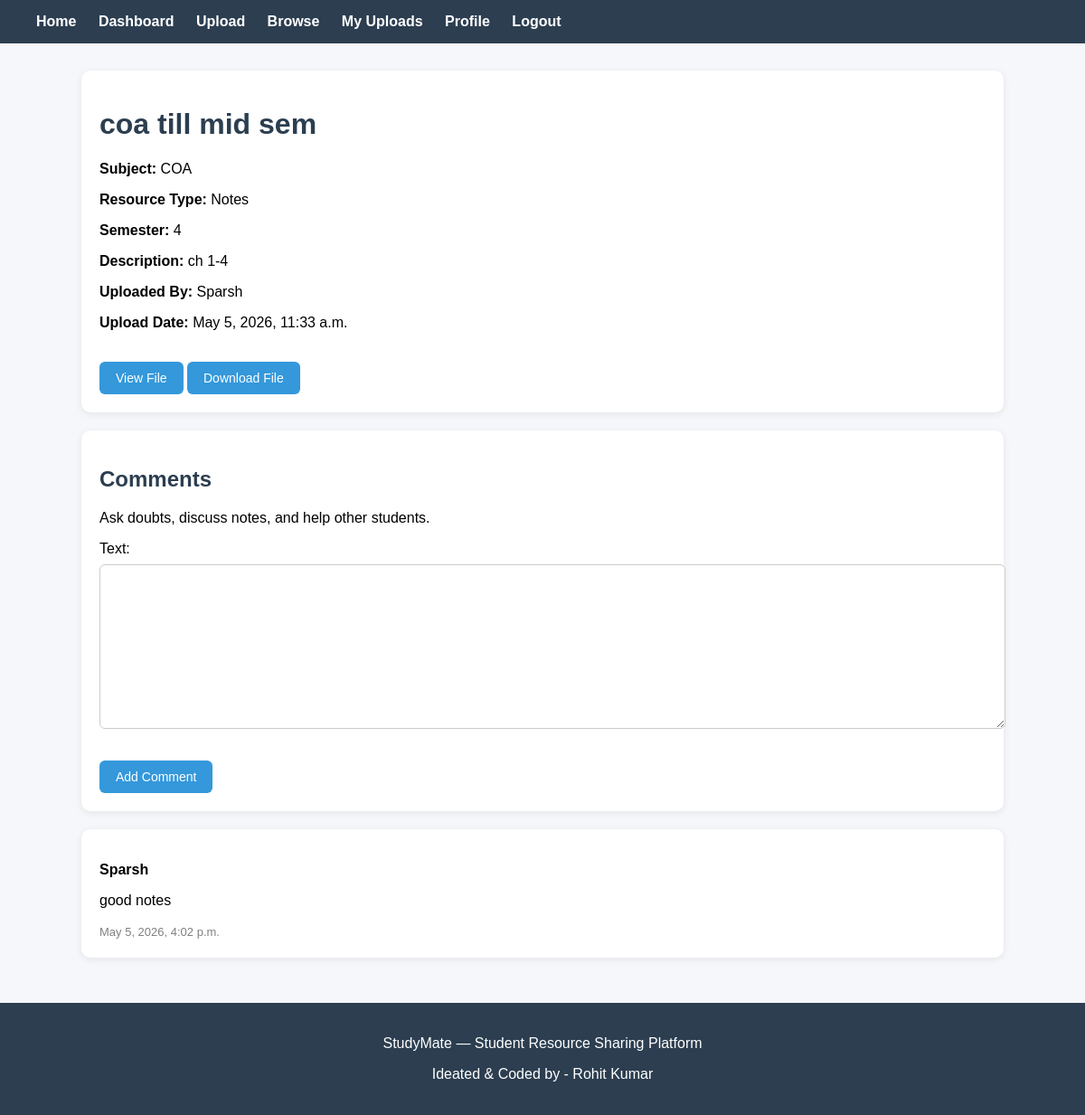
/resource/3/ (signed in), run on the app's committed database.
### resources/models.py (models this page shows, shortened)
class Resource(models.Model):
    RESOURCE_TYPES = [
        ('Notes', 'Notes'),
        ('PYQ', 'PYQ'),
        ('Quiz', 'Quiz'),
        ('Assignment', 'Assignment'),
        ('Lab File', 'Lab File'),
    ]
    SEMESTER_CHOICES = [
        ('1', 'Semester 1'),
        ('2', 'Semester 2'),
        ('3', 'Semester 3'),
        ('4', 'Semester 4'),
        ('5', 'Semester 5'),
        ('6', 'Semester 6'),
        ('7', 'Semester 7'),
        ('8', 'Semester 8'),
    ]
    title = models.CharField(max_length=200)
    subject = models.CharField(max_length=100)
    resource_type = models.CharField(
        max_length=50,
        choices=RESOURCE_TYPES
    )
    semester = models.CharField(
        max_length=10,
        choices=SEMESTER_CHOICES
    )
    description = models.TextField()
    file = models.FileField(upload_to='notes/')
    uploaded_by = models.ForeignKey(
        User,
        on_delete=models.CASCADE
    )
    upload_date = models.DateTimeField(auto_now_add=True)
    is_approved = models.BooleanField(default=False)

class Comment(models.Model):
    resource = models.ForeignKey(
        Resource,
        on_delete=models.CASCADE
    )
    user = models.ForeignKey(
        User,
        on_delete=models.CASCADE
    )
    text = models.TextField()
    created_at = models.DateTimeField(
        auto_now_add=True
    )

### resources/views.py (the view)
# urls.py: path('resource/<int:resource_id>/', views.resource_detail, name='resource_detail'),
@login_required
def resource_detail(request, resource_id):
    resource = Resource.objects.get(
        id=resource_id,
        is_approved=True
    )
    comments = Comment.objects.filter(
        resource=resource
    ).order_by('-created_at')
    if request.method == "POST":
        form = CommentForm(request.POST)
        if form.is_valid():
            comment = form.save(commit=False)
            comment.resource = resource
            comment.user = request.user
            comment.save()
            return redirect(
                'resource_detail',
                resource_id=resource.id
            )
    else:
        form = CommentForm()
    return render(
        request,
        'resource_detail.html',
        {
            'resource': resource,
            'comments': comments,
            'form': form
        }
    )

### resources/forms.py
class CommentForm(forms.ModelForm):
    class Meta:
        model = Comment
        fields = ['text']

### resources/templates/resource_detail.html (shortened to what this page needs)
{% extends 'base.html' %}
{% block content %}
<div class="card">
    <h1>{{ resource.title }}</h1>
    <p>
        <strong>Subject:</strong>
        {{ resource.subject }}
    </p>
    <p>
        <strong>Resource Type:</strong>
        {{ resource.resource_type }}
    </p>
    <p>
        <strong>Semester:</strong>
        {{ resource.semester }}
    </p>
    <p>
        <strong>Description:</strong>
        {{ resource.description }}
    </p>
    <p>
        <strong>Uploaded By:</strong>
        {{ resource.uploaded_by.username }}
    </p>
    <p>
        <strong>Upload Date:</strong>
        {{ resource.upload_date }}
    </p>
    <br>
    <a href="{{ resource.file.url }}" target="_blank">
        <button>
            View File
        </button>
    </a>
    <a href="{{ resource.file.url }}" download>
        <button>
            Download File
        </button>
    </a>
</div>
<div class="card">
    <h2>Comments</h2>
    <p>
        Ask doubts, discuss notes, and help other students.
    </p>
    <form method="POST">
        {{ form.as_p }}
        <button type="submit">
            Add Comment
        </button>
    </form>
</div>
{% for comment in comments %}
<div class="card">
    <p>
        <strong>{{ comment.user.username }}</strong>
    </p>
    <p>
        {{ comment.text }}
    </p>
    <small>
        {{ comment.created_at }}
    </small>
</div>
{% empty %}
<div class="card">
    <p>No comments yet.</p>
</div>
{% endfor %}
{% endblock %}

### resources/static/css/style.css (style rules this page uses)
body { font-family: Arial, sans-serif; margin: 0; padding: 0; background: #f5f7fa; }
.card { background: white; padding: 20px; margin-bottom: 20px; border-radius: 10px; box-shadow: 0px 2px 8px rgba(0, 0, 0, 0.08); }
button { background: #3498db; color: white; border: none; padding: 10px 18px; border-radius: 6px; cursor: pointer; font-size: 14px; }
input, select, textarea { width: 100%; padding: 10px; margin-top: 8px; margin-bottom: 15px; border: 1px solid #ccc; border-radius: 6px; font-size: 14px; }
h1, h2, h3 { color: #2c3e50; }
.card a { text-decoration: none; font-weight: 500; }
small { color: gray; font-size: 13px; }

### data on the page
Resource: title "coa till mid sem", subject "COA", resource_type "Notes", semester "4", description "ch 1-4", uploaded_by.username "Sparsh", upload_date "May 5, 2026, 11:33 a.m."
Comment: user.username "Sparsh", text "good notes", created_at "May 5, 2026, 4:02 p.m."
